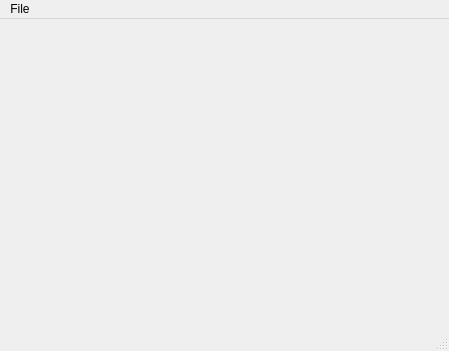
<?xml version="1.0" encoding="UTF-8"?>
<ui version="4.0">
 <class>QvtkSceneExample</class>
 <widget class="QMainWindow" name="QvtkSceneExample">
  <property name="geometry">
   <rect>
    <x>0</x>
    <y>0</y>
    <width>449</width>
    <height>351</height>
   </rect>
  </property>
  <property name="windowTitle">
   <string>MainWindow</string>
  </property>
  <widget class="QWidget" name="centralwidget">
   <layout class="QVBoxLayout" name="verticalLayout"/>
  </widget>
  <widget class="QMenuBar" name="menubar">
   <property name="geometry">
    <rect>
     <x>0</x>
     <y>0</y>
     <width>449</width>
     <height>21</height>
    </rect>
   </property>
   <widget class="QMenu" name="menuFile">
    <property name="title">
     <string>File</string>
    </property>
    <addaction name="action_New"/>
    <addaction name="action_New2"/>
   </widget>
   <addaction name="menuFile"/>
  </widget>
  <widget class="QStatusBar" name="statusbar"/>
  <action name="action_New">
   <property name="text">
    <string>&amp;New</string>
   </property>
   <property name="toolTip">
    <string>New</string>
   </property>
  </action>
  <action name="action_New2">
   <property name="text">
    <string>&amp;New2</string>
   </property>
  </action>
 </widget>
 <resources/>
 <connections/>
</ui>
